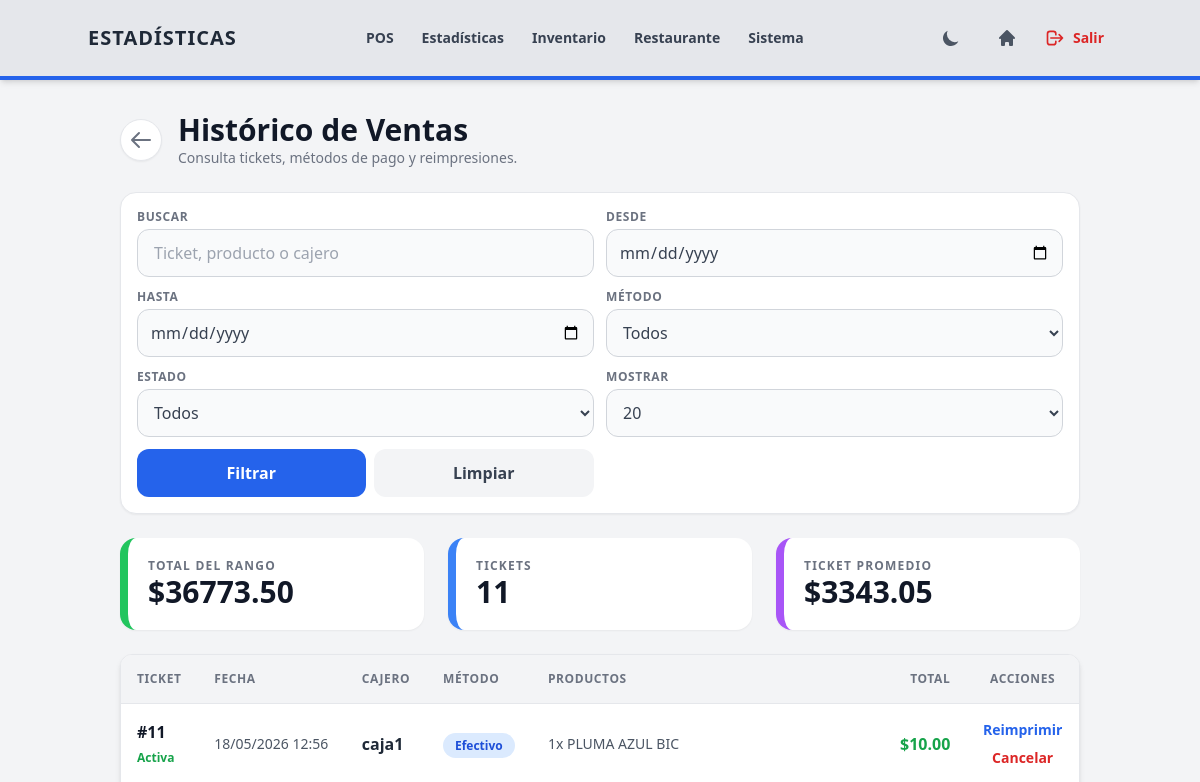
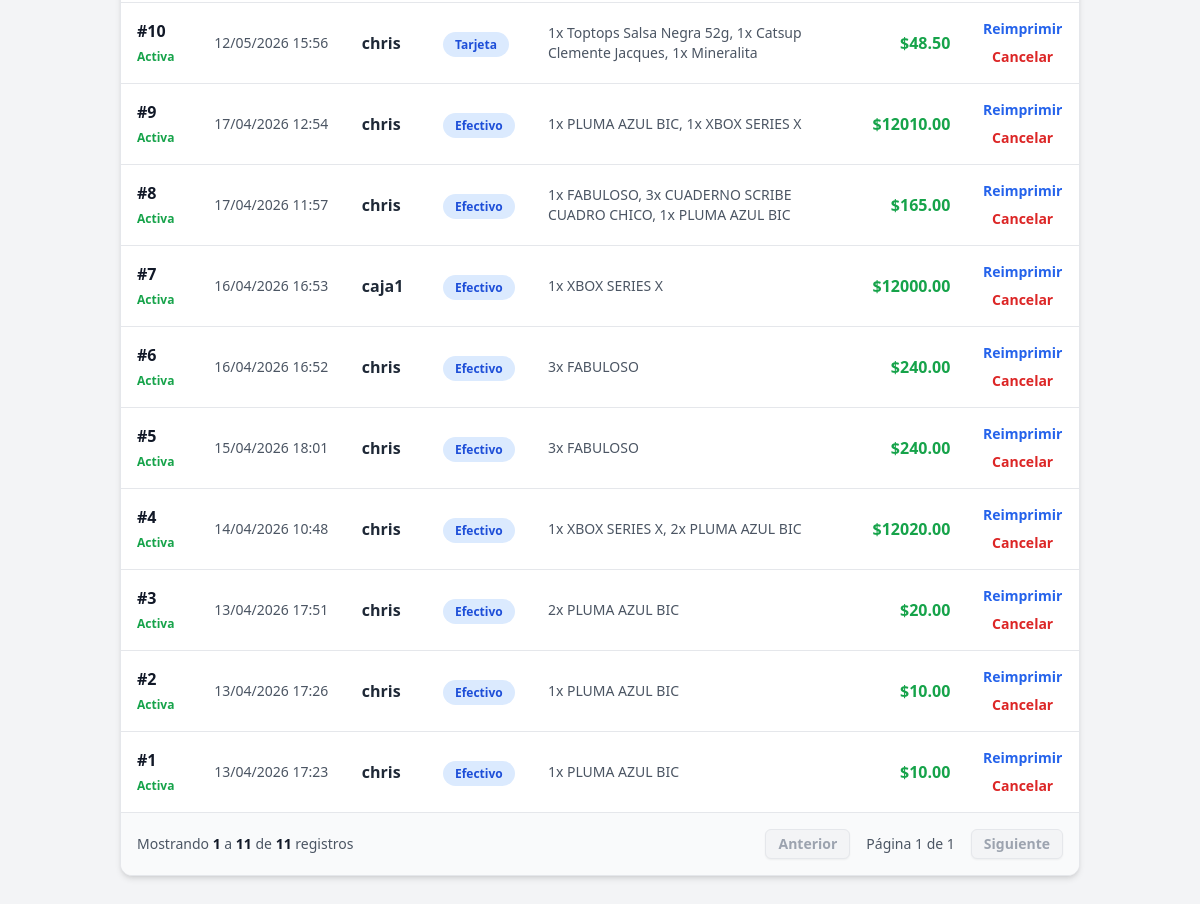
Before: /ventas/historial/ (signed in) with the older database file (2 pictures, top to bottom).
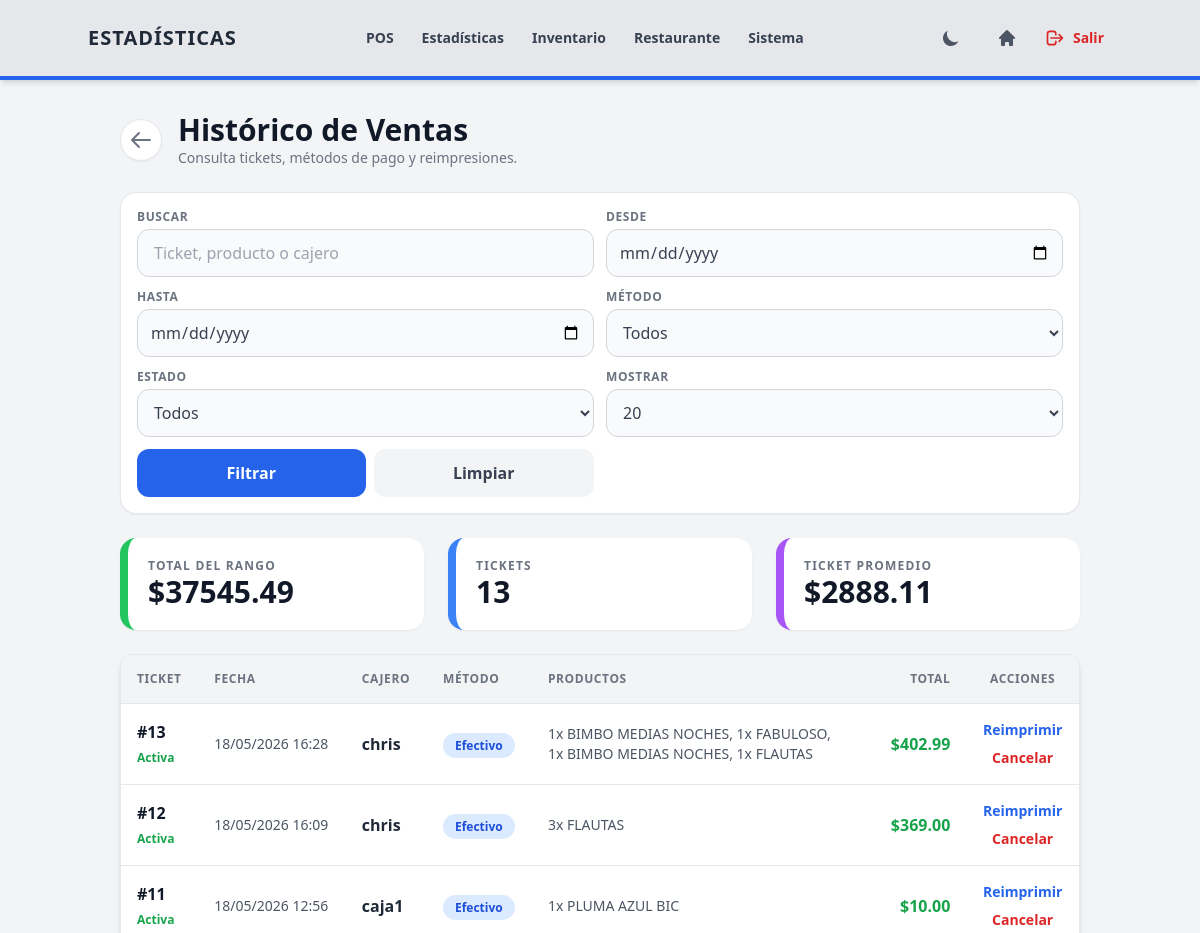
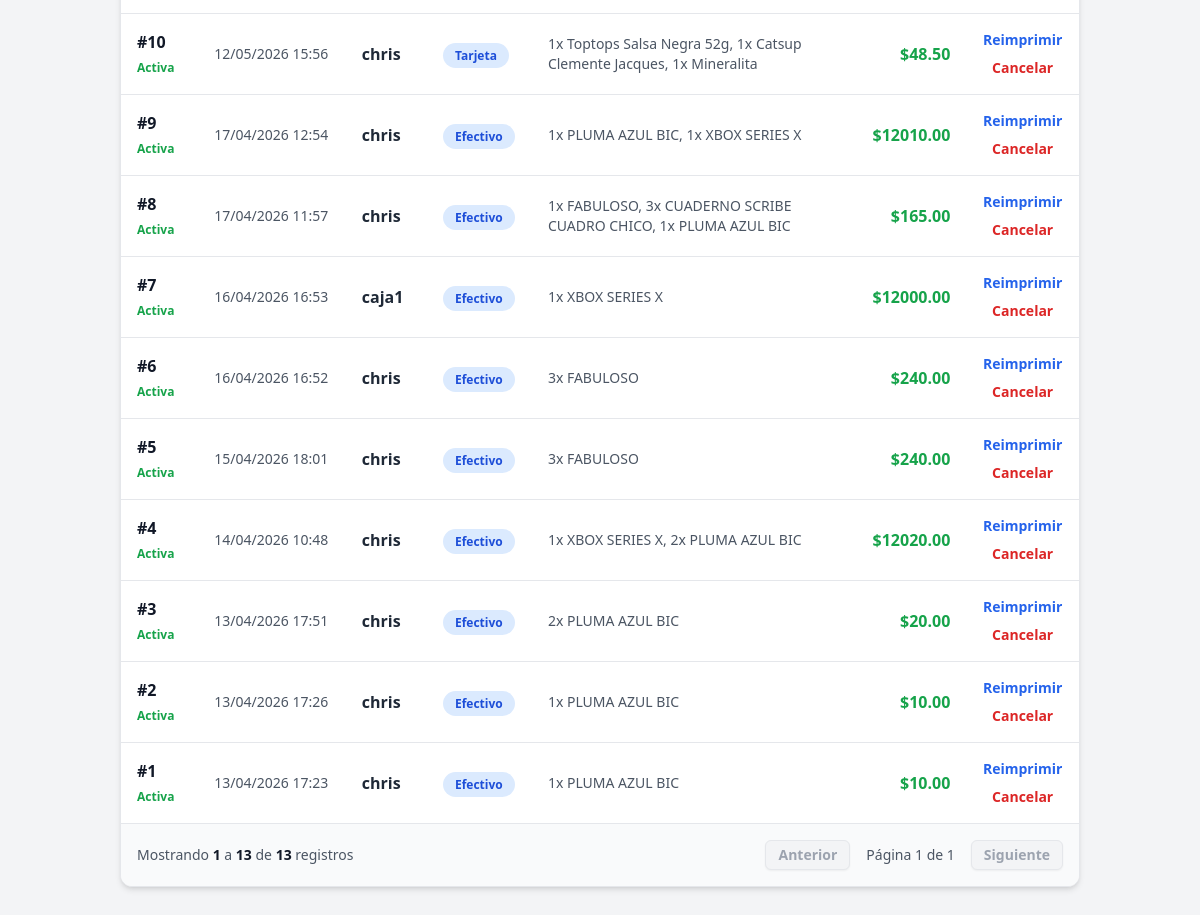
After: the same page with the newer database file (2 pictures, top to bottom).
### ventas/models.py (models this page shows, shortened)
class Venta(models.Model):
    METODOS_PAGO = [
        ('EFE', 'Efectivo'),
        ('TAR', 'Tarjeta'),
        ('TRA', 'Transferencia'),
        ('MIX', 'Mixto'),
    ]
    ESTADOS = [
        ('ACTIVA', 'Activa'),
        ('CANCELADA', 'Cancelada'),
    ]
    sesion = models.ForeignKey(SesionCaja, on_delete=models.SET_NULL, null=True, blank=True)
    tienda = models.ForeignKey('configuraciones.Tienda', on_delete=models.PROTECT, null=True, blank=True)
    fecha = models.DateTimeField(auto_now_add=True)
    cajero = models.ForeignKey(User, on_delete=models.SET_NULL, null=True)
    subtotal = models.DecimalField(max_digits=10, decimal_places=2, default=0.00)
    propina = models.DecimalField(max_digits=10, decimal_places=2, default=0.00)
    porcentaje_propina = models.DecimalField(max_digits=5, decimal_places=2, default=0.00)
    total = models.DecimalField(max_digits=10, decimal_places=2, default=0.00)
    metodo_pago = models.CharField(max_length=3, choices=METODOS_PAGO, default='EFE')
    pago_recibido = models.DecimalField(max_digits=10, decimal_places=2, default=0.00)
    cambio = models.DecimalField(max_digits=10, decimal_places=2, default=0.00)
    estado = models.CharField(max_length=12, choices=ESTADOS, default='ACTIVA')
    motivo_cancelacion = models.TextField(blank=True, null=True)
    fecha_cancelacion = models.DateTimeField(blank=True, null=True)
    cancelado_por = models.ForeignKey(User, on_delete=models.SET_NULL, null=True, blank=True, related_name='ventas_canceladas')

class DetalleVenta(models.Model):
    venta = models.ForeignKey(Venta, on_delete=models.CASCADE, related_name='detalles')
    producto = models.ForeignKey(Producto, on_delete=models.PROTECT)
    cantidad = models.PositiveIntegerField()
    precio_unitario = models.DecimalField(max_digits=10, decimal_places=2)

### inventario/models.py (models this page shows, shortened)
class Producto(models.Model):
    codigo_barras = models.CharField(max_length=50, unique=True)
    nombre = models.CharField(max_length=200)
    categoria = models.ForeignKey(Categoria, on_delete=models.SET_NULL, null=True, related_name='productos')
    stock = models.IntegerField(default=0)
    stock_minimo = models.PositiveIntegerField(default=5)
    activo = models.BooleanField(default=True)
    class Meta:
        constraints = [
            models.CheckConstraint(condition=models.Q(stock__gte=0), name='producto_stock_no_negativo'),
            models.CheckConstraint(condition=models.Q(stock_minimo__gte=0), name='producto_stock_minimo_no_negativo'),
        ]

### ventas/views/historial.py (the view)
# urls.py: path('historial/', views.historial_ventas, name='historial_ventas'),
@login_required
@permission_required(VER_HISTORIAL_VENTAS_PERMISSION, login_url='portal_principal')
def historial_ventas(request):
    tienda_actual = get_tienda_actual(request)
    query = request.GET.get('q', '').strip()
    fecha_desde = request.GET.get('desde', '').strip()
    fecha_hasta = request.GET.get('hasta', '').strip()
    metodo_pago = request.GET.get('metodo_pago', '').strip()
    estado = request.GET.get('estado', '').strip()
    per_page = request.GET.get('per_page', 20)
    ventas = Venta.objects.select_related('cajero', 'sesion', 'tienda').prefetch_related('detalles__producto').filter(Q(tienda=tienda_actual) | Q(tienda__isnull=True)).order_by('-fecha', '-id')
    if fecha_desde:
        ventas = ventas.filter(fecha__date__gte=fecha_desde)
    if fecha_hasta:
        ventas = ventas.filter(fecha__date__lte=fecha_hasta)
    metodos_validos = {metodo for metodo, _ in Venta.METODOS_PAGO}
    if metodo_pago in metodos_validos:
        if metodo_pago == 'MIX':
            ventas = ventas.filter(metodo_pago='MIX')
        else:
            ventas = ventas.filter(Q(pagos__metodo_pago=metodo_pago) | Q(pagos__isnull=True, metodo_pago=metodo_pago)).distinct()
    estados_validos = {estado_venta for estado_venta, _ in Venta.ESTADOS}
    if estado in estados_validos:
        ventas = ventas.filter(estado=estado)
    if query:
        filtros = Q(cajero__username__icontains=query) | Q(detalles__producto__nombre__icontains=query)
        if query.isdigit():
            filtros |= Q(id=int(query))
        ventas = ventas.filter(filtros).distinct()
    ventas_activas = ventas.filter(estado='ACTIVA')
    total_vendido = ventas_activas.aggregate(total=Sum('total'))['total'] or Decimal('0.00')
    total_tickets = ventas_activas.count()
    ticket_promedio = total_vendido / total_tickets if total_tickets else Decimal('0.00')
    try:
        per_page = int(per_page)
    except ValueError:
        per_page = 20
    paginator = Paginator(ventas, per_page)
    page_obj = paginator.get_page(request.GET.get('page'))
    contexto = {
        **get_config_context('Estadísticas', 'border-blue-600'),
        'page_obj': page_obj,
        'query': query,
        'fecha_desde': fecha_desde,
        'fecha_hasta': fecha_hasta,
        'metodo_pago': metodo_pago,
        'metodos_pago': Venta.METODOS_PAGO,
        'estado': estado,
        'estados_venta': Venta.ESTADOS,
        'per_page': per_page,
        'querystring': get_querystring_without_page(request),
        'total_vendido': total_vendido,
        'total_tickets': total_tickets,
        'ticket_promedio': ticket_promedio,
    }
    return render(request, 'ventas/historial.html', contexto)

### ventas/templates/ventas/historial.html (shortened to what this page needs)
{% extends "base/base.html" %}
{% block content %}
<div class="flex flex-col sm:flex-row justify-between items-start sm:items-center gap-4 mb-6">
    <div class="flex items-center gap-4">
        <a href="{% url 'dashboard' %}" class="p-2 bg-white dark:bg-gray-800 rounded-full shadow-sm hover:bg-gray-100 dark:hover:bg-gray-700 transition border border-gray-200 dark:border-gray-700 text-gray-500" title="Regresar">
            <svg xmlns="http://www.w3.org/2000/svg" class="h-6 w-6" fill="none" viewBox="0 0 24 24" stroke="currentColor">
                <path stroke-linecap="round" stroke-linejoin="round" stroke-width="2" d="M10 19l-7-7m0 0l7-7m-7 7h18" />
            </svg>
        </a>
        <div>
            <h2 class="text-2xl sm:text-3xl font-black text-gray-900 dark:text-white">Histórico de Ventas</h2>
            <p class="text-sm text-gray-500 dark:text-gray-400">Consulta tickets, métodos de pago y reimpresiones.</p>
        </div>
    </div>
</div>
<form method="GET" class="mb-6 bg-white dark:bg-gray-800 rounded-2xl border border-gray-200 dark:border-gray-700 shadow-sm p-3 sm:p-4">
    <div class="grid grid-cols-1 md:grid-cols-2 xl:grid-cols-[1fr_auto_auto_auto_auto_auto_auto] gap-3 items-end">
        <div>
            <label for="historial-q" class="block text-xs font-black uppercase tracking-wider text-gray-500 dark:text-gray-400 mb-1">Buscar</label>
            <input id="historial-q" type="search" name="q" value="{{ query }}" placeholder="Ticket, producto o cajero"
                   class="w-full min-h-12 rounded-xl border border-gray-300 dark:border-gray-600 bg-gray-50 dark:bg-gray-900 px-4 text-gray-900 dark:text-white focus:ring-2 focus:ring-blue-500 outline-none">
        </div>
        <div>
            <label class="block text-xs font-black uppercase tracking-wider text-gray-500 dark:text-gray-400 mb-1">Desde</label>
            <input type="date" name="desde" value="{{ fecha_desde }}"
                   class="w-full xl:w-40 min-h-12 rounded-xl border border-gray-300 dark:border-gray-600 bg-gray-50 dark:bg-gray-900 px-3 text-gray-700 dark:text-gray-200 focus:ring-2 focus:ring-blue-500 outline-none">
        </div>
        <div>
            <label class="block text-xs font-black uppercase tracking-wider text-gray-500 dark:text-gray-400 mb-1">Hasta</label>
            <input type="date" name="hasta" value="{{ fecha_hasta }}"
                   class="w-full xl:w-40 min-h-12 rounded-xl border border-gray-300 dark:border-gray-600 bg-gray-50 dark:bg-gray-900 px-3 text-gray-700 dark:text-gray-200 focus:ring-2 focus:ring-blue-500 outline-none">
        </div>
        <div>
            <label class="block text-xs font-black uppercase tracking-wider text-gray-500 dark:text-gray-400 mb-1">Método</label>
            <select name="metodo_pago" class="w-full xl:w-40 min-h-12 rounded-xl border border-gray-300 dark:border-gray-600 bg-gray-50 dark:bg-gray-900 px-3 text-gray-700 dark:text-gray-200 focus:ring-2 focus:ring-blue-500 outline-none">
                <option value="">Todos</option>
            </select>
        </div>
        <div>
            <label class="block text-xs font-black uppercase tracking-wider text-gray-500 dark:text-gray-400 mb-1">Estado</label>
            <select name="estado" class="w-full xl:w-36 min-h-12 rounded-xl border border-gray-300 dark:border-gray-600 bg-gray-50 dark:bg-gray-900 px-3 text-gray-700 dark:text-gray-200 focus:ring-2 focus:ring-blue-500 outline-none">
                <option value="">Todos</option>
            </select>
        </div>
        <div>
            <label class="block text-xs font-black uppercase tracking-wider text-gray-500 dark:text-gray-400 mb-1">Mostrar</label>
            <select name="per_page" class="w-full xl:w-28 min-h-12 rounded-xl border border-gray-300 dark:border-gray-600 bg-gray-50 dark:bg-gray-900 px-3 text-gray-700 dark:text-gray-200 focus:ring-2 focus:ring-blue-500 outline-none">
                <option value="20" {% if per_page == 20 %}selected{% endif %}>20</option>
            </select>
        </div>
        <div class="flex gap-2">
            <button type="submit" class="min-h-12 flex-1 xl:flex-none rounded-xl bg-blue-600 hover:bg-blue-700 text-white font-black px-5 transition">Filtrar</button>
            <a href="{% url 'historial_ventas' %}" class="min-h-12 flex-1 xl:flex-none rounded-xl bg-gray-100 dark:bg-gray-700 hover:bg-gray-200 dark:hover:bg-gray-600 text-gray-700 dark:text-gray-200 font-black px-4 transition flex items-center justify-center">Limpiar</a>
        </div>
    </div>
</form>
<div class="grid grid-cols-1 md:grid-cols-3 gap-4 sm:gap-6 mb-6">
    <div class="bg-white dark:bg-gray-800 p-5 rounded-2xl shadow-sm border-l-8 border-green-500">
        <p class="text-gray-500 dark:text-gray-400 uppercase text-xs font-black tracking-widest">Total del rango</p>
        <p class="text-3xl font-black text-gray-900 dark:text-white">${{ total_vendido|floatformat:2 }}</p>
    </div>
    <div class="bg-white dark:bg-gray-800 p-5 rounded-2xl shadow-sm border-l-8 border-blue-500">
        <p class="text-gray-500 dark:text-gray-400 uppercase text-xs font-black tracking-widest">Tickets</p>
        <p class="text-3xl font-black text-gray-900 dark:text-white">{{ total_tickets }}</p>
    </div>
    <div class="bg-white dark:bg-gray-800 p-5 rounded-2xl shadow-sm border-l-8 border-purple-500">
        <p class="text-gray-500 dark:text-gray-400 uppercase text-xs font-black tracking-widest">Ticket promedio</p>
        <p class="text-3xl font-black text-gray-900 dark:text-white">${{ ticket_promedio|floatformat:2 }}</p>
    </div>
</div>
<div class="bg-white dark:bg-gray-800 rounded-xl shadow-md overflow-hidden border border-gray-200 dark:border-gray-700">
    <div class="hidden md:block overflow-x-auto">
        <table class="w-full text-left border-collapse min-w-[760px]">
            <thead>
                <tr class="bg-gray-100 dark:bg-gray-700 text-gray-500 dark:text-gray-300 uppercase text-xs tracking-wider border-b dark:border-gray-600">
                    <th class="p-4">Ticket</th>
                    <th class="p-4">Fecha</th>
                    <th class="p-4">Cajero</th>
                    <th class="p-4">Método</th>
                    <th class="p-4">Productos</th>
                    <th class="p-4 text-right">Total</th>
                    <th class="p-4 text-center">Acciones</th>
                </tr>
            </thead>
            <tbody class="divide-y divide-gray-200 dark:divide-gray-700">
                {% for venta in page_obj %}
                <tr class="hover:bg-gray-50 dark:hover:bg-gray-700/50 transition-colors">
                    <td class="p-4">
                        <div class="font-black text-gray-900 dark:text-white">#{{ venta.id }}</div>
                        {% if venta.estado == 'CANCELADA' %}
                            <span class="text-xs font-black text-red-600 dark:text-red-400">Cancelada</span>
                        {% else %}
                            <span class="text-xs font-black text-green-600 dark:text-green-400">Activa</span>
                        {% endif %}
                    </td>
                    <td class="p-4 text-sm text-gray-600 dark:text-gray-400">{{ venta.fecha|date:"d/m/Y H:i" }}</td>
                    <td class="p-4 font-bold">{{ venta.cajero.username|default:"Sin cajero" }}</td>
                    <td class="p-4">
                        <span class="rounded-full bg-blue-100 dark:bg-blue-900/30 text-blue-700 dark:text-blue-300 px-3 py-1 text-xs font-black">{{ venta.get_metodo_pago_display }}</span>
                    </td>
                    <td class="p-4 max-w-xs text-sm text-gray-600 dark:text-gray-400">
                        {% for detalle in venta.detalles.all %}{{ detalle.cantidad }}x {{ detalle.producto.nombre }}{% if not forloop.last %}, {% endif %}{% empty %}Sin detalle{% endfor %}
                    </td>
                    <td class="p-4 text-right font-black {% if venta.estado == 'CANCELADA' %}text-red-500 line-through{% else %}text-green-600 dark:text-green-400{% endif %}">${{ venta.total|floatformat:2 }}</td>
                    <td class="p-4 text-center">
                        <div class="flex flex-col gap-2 items-center">
                            <a href="{% url 'imprimir_ticket' venta.id %}" target="_blank" class="text-blue-600 dark:text-blue-400 hover:underline font-bold text-sm">Reimprimir</a>
                            {% if venta.estado == 'ACTIVA' %}
                                {% if perms.configuraciones.cancelar_ventas or request.user.is_superuser %}
                                <a href="{% url 'cancelar_venta' venta.id %}" class="text-red-600 dark:text-red-400 hover:underline font-bold text-sm">Cancelar</a>
                                {% endif %}
                            {% endif %}
                        </div>
                    </td>
                </tr>
                {% empty %}
                <tr><td colspan="7" class="p-8 text-center text-gray-400 dark:text-gray-500 italic">No hay ventas con esos filtros.</td></tr>
                {% endfor %}
            </tbody>
        </table>
    </div>
    {% include "base/pagination.html" %}
</div>
{% endblock %}

Changed rows visible on the page:
added Venta: id "13", estado "Activa", fecha "18/05/2026 16:28", cajero.username "chris", metodo_pago "Efectivo", total "402.99"
added DetalleVenta: cantidad "1", producto.nombre "BIMBO MEDIAS NOCHES", shown under "13"
added DetalleVenta: cantidad "1", producto.nombre "FABULOSO", shown under "13"
added DetalleVenta: cantidad "1", producto.nombre "BIMBO MEDIAS NOCHES", shown under "13"
added DetalleVenta: cantidad "1", producto.nombre "FLAUTAS", shown under "13"
added Venta: id "12", estado "Activa", fecha "18/05/2026 16:09", cajero.username "chris", metodo_pago "Efectivo", total "369.00"
added DetalleVenta: cantidad "3", producto.nombre "FLAUTAS", shown under "12"
Other visible differences:
{{ total_vendido|floatformat:2 }}: "36773.50" → "37545.49"
{{ total_tickets }}: "11" → "13"
{{ ticket_promedio|floatformat:2 }}: "3343.05" → "2888.11"
{{ page_obj.end_index|default:0 }}: "11" → "13"
{{ page_obj.paginator.count }}: "11" → "13"
